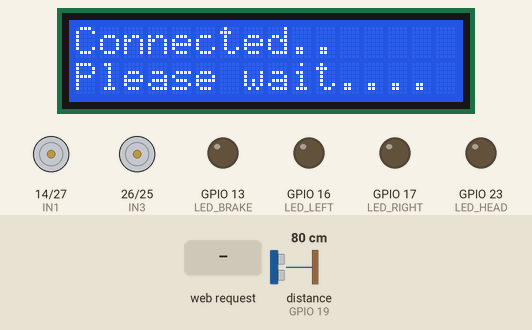
Recording of a sketch running on a simulated ESP32. Shown: 16×2 character LCD, motor-driver pin pairs drawn as motors (green arrow = first pin HIGH = forward, orange = second pin HIGH = backward, longer = more drive, scaled by the enable pin), output pins drawn as LEDs (lit = HIGH). Wiring (inferred from the names in the program): ultrasonic range finder: trigger GPIO 18; echo GPIO 19. Inputs (shaded band) come from the test bench; at power-on: distance to the obstacle (sensor on GPIO 19) 80 cm. The echo pulse lasts 58.3 µs per cm; pins used as bus, display or sensor lines are not drawn.

Above: at 2.7 s.
2.8 s: HTTP request GET /mode?dir=120&state=120&auto=120 received
At 3.8 s:
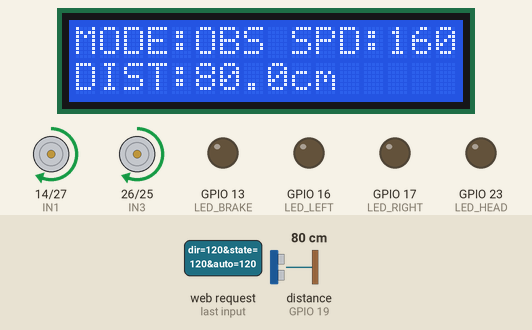
4.3 s: HTTP request GET /mode received
At 5.0 s:
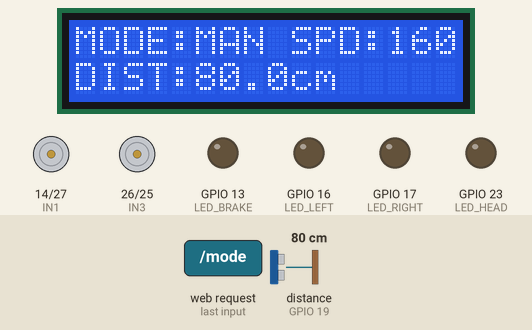
5.8 s: distance to the obstacle (sensor on GPIO 19) set to 2 cm
At 6.3 s:
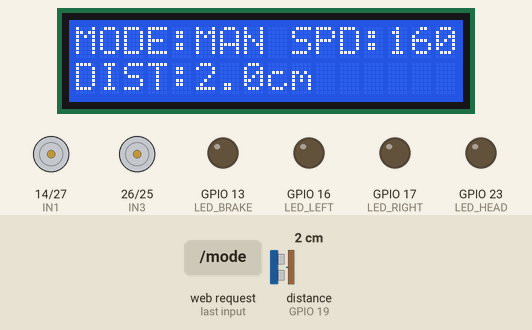
8.8 s: HTTP request GET /mode?dir=1&state=1&auto=1 received
At 8.85 s:
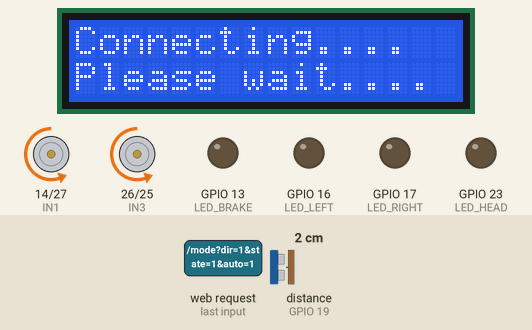
10.9 s: distance to the obstacle (sensor on GPIO 19) set to 18 cm
At 11.71 s:
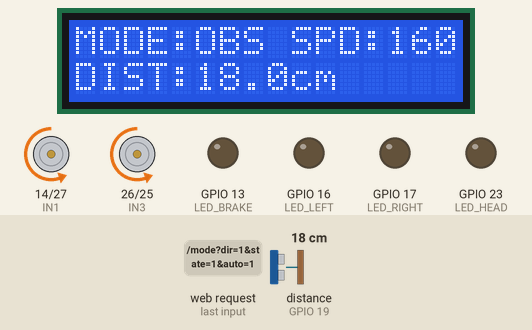
13.9 s: distance to the obstacle (sensor on GPIO 19) set to 23 cm
At 14.6 s:
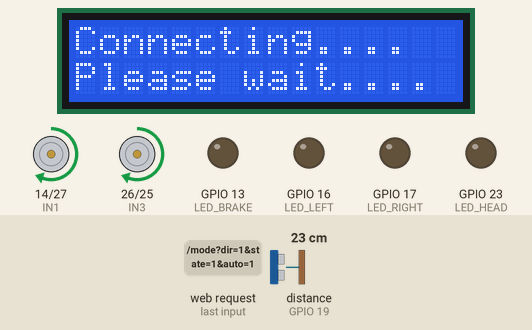
Timing chart, 0 to 16.5 s (numbered marks = the images above; inputs shaded):
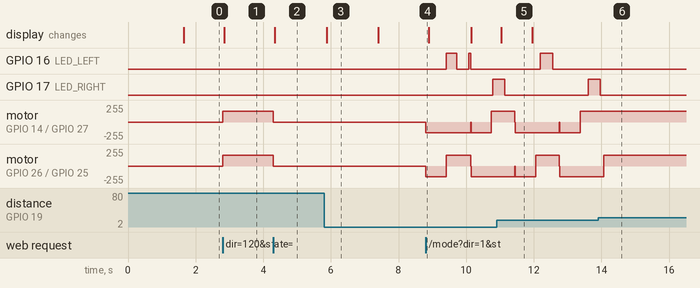

Measured:
- the behaviour switches between 20 and 21 cm on distance to the obstacle (sensor on GPIO 19) (found by bisection; images 5 and 6)
- after the input at 2.8 s, motor on GPIO 14 (IN1) / GPIO 27 (IN2), motor on GPIO 26 (IN3) / GPIO 25 (IN4): stopped → forward 159/255 at once; the display: changes at once (image 1)
- after the input at 4.3 s, motor on GPIO 14 (IN1) / GPIO 27 (IN2), motor on GPIO 26 (IN3) / GPIO 25 (IN4): forward 159/255 → stopped at once; the display: changes at once (image 2)
- after the input at 5.8 s, the display: changes after 0.08 s (image 3)
- after the input at 8.8 s, GPIO 16 (LED_LEFT): LOW → HIGH after 0.61 s, → LOW 0.31 s later, → HIGH 0.35 s later, → LOW 0.07 s later; GPIO 17 (LED_RIGHT): LOW → HIGH after 2.0 s
- after the input at 10.9 s, the display: changes after 0.13 s (image 5)
- after the input at 13.9 s, GPIO 16 (LED_LEFT): stays LOW (without the input it goes to HIGH after 1.1 s); GPIO 17 (LED_RIGHT): goes on until 14.0 s, then stays LOW; motor on GPIO 14 (IN1) / GPIO 27 (IN2): stays forward 159/255 (without the input it goes to stopped after 0.17 s)

The sketch:

ESP_REMOTE_CAR.ino
```cpp
#include <WiFi.h>
#include <WebServer.h>

// ===== LCD 16x2 I2C =====
#include <Wire.h>
#include <LiquidCrystal_I2C.h>

LiquidCrystal_I2C lcd(0x27, 16, 2);

// ================= WiFi =================
const char* apSsid = "ESP_CAR";
const char* apPassword = "326681285577";
WebServer server(80);

// ================= L298N =================
#define IN1 14
#define IN2 27
#define IN3 26
#define IN4 25
#define ENA_PIN 33
#define ENB_PIN 32

// ================= PWM =================
const int PWM_FREQ = 20000;
const int PWM_RES  = 8;
const int CH_A = 0;
const int CH_B = 1;

// ================= Speed (ONE SPEED FOR ALL MODES) =================
uint8_t carSpeed = 160;            // slider controls this
const uint8_t MIN_SPEED = 160;     // car starts moving from 160
const uint8_t MAX_SPEED = 255;

// ================= Ultrasonic =================
#define TRIG_PIN 18
#define ECHO_PIN 19

// ===== Ultrasonic NON-BLOCKING CACHE =====
float cachedDistance = -1;
unsigned long lastUltrasonicRead = 0;
const unsigned long ULTRA_INTERVAL = 70; // ms


// ================= LED PINS =================
#define LED_LEFT   16   // left indicator
#define LED_RIGHT  17   // right indicator
#define LED_HEAD   23   // headlight
#define LED_BRAKE  13   // brake light

// ================= Flags =================
bool forwardCmd = false;
bool backCmd = false;
bool leftCmd = false;
bool rightCmd = false;

bool obstacleMode = false;
bool followMode = false;

// ================= Auto Obstacle =================
enum AutoState { AUTO_IDLE,
                 AUTO_FORWARD,
                 AUTO_BACKWARD,
                 AUTO_TURN };
AutoState autoState = AUTO_IDLE;

unsigned long autoStateStart = 0;
bool turnLeftNext = true;

const unsigned long BACK_TIME = 600;
const unsigned long TURN_TIME = 700;
const float OBSTACLE_DIST_CM = 20.0;

// ================ LCD UPDATE TIMER =================
unsigned long lastLcdUpdate = 0;
const unsigned long LCD_INTERVAL = 300; // ms

// ================ Connection Status (Web Client) =================
unsigned long lastClientSeen = 0;
bool clientConnected = false;
bool prevClientConnected = false;

// since we use ping every 1 sec
const unsigned long DISCONNECT_TIMEOUT = 3000; // 3 seconds

unsigned long statusMsgStart = 0;
String statusMsg = "";
const unsigned long STATUS_MSG_TIME = 1200; // ms

// ================= Indicator Control =================
// Manual toggles
bool headlightOn = false;
bool manualLeftInd = false;
bool manualRightInd = false;
bool hazardOn = false;

// Blinking timer
unsigned long lastBlink = 0;
const unsigned long BLINK_INTERVAL = 350; // ms
bool blinkState = false;

// In auto mode, show turning indicator
enum IndMode { IND_OFF, IND_LEFT, IND_RIGHT, IND_HAZARD };
IndMode activeIndicator = IND_OFF;

//Brake light memory (ON only when STOP button pressed)
bool brakeByStopButton = false;

// ================= HTML =================
const char index_html[] PROGMEM = R"=====(<!DOCTYPE html>
<html>
<head>
<meta name="viewport" content="width=device-width, initial-scale=1">
<style>
body{background:#111;color:#fff;font-family:Arial;text-align:center}
.btn{padding:16px 22px;margin:6px;border:none;border-radius:10px;background:#333;color:#fff;font-size:15px}
.btn:active{background:#555}
.sliderBox{width:90%;max-width:420px;margin:auto;padding:10px;background:#222;border-radius:12px}
input[type=range]{width:100%}
.value{font-size:18px;margin-top:8px}
.small{font-size:12px;color:#aaa}
hr{border:0;height:1px;background:#333;margin:16px 0}
</style>
</head>
<body>

<h2>Welcome to ESP car Remote.</h2>

<button class="btn" onmousedown="cmd('f',1)" onmouseup="cmd('f',0)" ontouchstart="cmd('f',1)" ontouchend="cmd('f',0)">Forward</button><br>

<button class="btn" onmousedown="cmd('l',1)" onmouseup="cmd('l',0)" ontouchstart="cmd('l',1)" ontouchend="cmd('l',0)">Left</button>
<button class="btn" onclick="cmd('s',1)">Stop</button>
<button class="btn" onmousedown="cmd('r',1)" onmouseup="cmd('r',0)" ontouchstart="cmd('r',1)" ontouchend="cmd('r',0)">Right</button><br>

<button class="btn" onmousedown="cmd('b',1)" onmouseup="cmd('b',0)" ontouchstart="cmd('b',1)" ontouchend="cmd('b',0)">Backward</button>

<br><br>

<div class="sliderBox">
  <h3>Speed Control (All Modes)</h3>
  <input type="range" min="160" max="255" value="160" id="spd" oninput="setSpeed(this.value)">
  <div class="value">Speed: <span id="spdVal">160</span></div>
  <div class="small">Range: 160 - 255</div>
</div>

<hr>

<h3>Lights</h3>

<button class="btn" onclick="toggleHead(1)">Headlight ON</button>
<button class="btn" onclick="toggleHead(0)">Headlight OFF</button><br>

<button class="btn" onclick="toggleInd('L',1)">Left ON</button>
<button class="btn" onclick="toggleInd('L',0)">Left OFF</button><br>

<button class="btn" onclick="toggleInd('R',1)">Right ON</button>
<button class="btn" onclick="toggleInd('R',0)">Right OFF</button><br>

<button class="btn" onclick="haz(1)">HAZARD ON</button>
<button class="btn" onclick="haz(0)">HAZARD OFF</button>

<hr>

<h3>Obstacle Avoid Mode</h3>
<button class="btn" onclick="mode(1)">ON</button>
<button class="btn" onclick="mode(0)">OFF</button>

<hr>

<h3>Follow Mode</h3>
<button class="btn" onclick="follow(1)">ON</button>
<button class="btn" onclick="follow(0)">OFF</button>

<script>
function cmd(d,s){ fetch(`/cmd?dir=${d}&state=${s}`); }
function mode(v){ fetch(`/mode?auto=${v}`); }
function follow(v){ fetch(`/follow?f=${v}`); }

function setSpeed(v){
  document.getElementById("spdVal").innerText = v;
  fetch(`/speed?val=${v}`);
}

// Headlight
function toggleHead(v){ fetch(`/head?on=${v}`); }

// Indicator L/R
function toggleInd(side, v){ fetch(`/ind?side=${side}&on=${v}`); }

// Hazard
function haz(v){ fetch(`/haz?on=${v}`); }

// HEARTBEAT PING (every 1 sec)
setInterval(()=>{ fetch('/ping'); }, 1000);
</script>

</body>
</html>)=====";

// ================= Motor =================
void setMotorSpeed(uint8_t l, uint8_t r) {
  ledcWrite(CH_A, l);
  ledcWrite(CH_B, r);
}

void brakeLight(bool on) {
  digitalWrite(LED_BRAKE, on ? HIGH : LOW);
}

void driveStop() {
  digitalWrite(IN1, LOW);
  digitalWrite(IN2, LOW);
  digitalWrite(IN3, LOW);
  digitalWrite(IN4, LOW);
  setMotorSpeed(0, 0);

  // do NOT force brake light here
  // brake light only controlled by STOP button
}

void driveForward(uint8_t s) {
  digitalWrite(IN1, HIGH);
  digitalWrite(IN2, LOW);
  digitalWrite(IN3, HIGH);
  digitalWrite(IN4, LOW);
  setMotorSpeed(s, s);

  // moving -> brake off
  brakeByStopButton = false;
  brakeLight(false);
}

void driveBackward(uint8_t s) {
  digitalWrite(IN1, LOW);
  digitalWrite(IN2, HIGH);
  digitalWrite(IN3, LOW);
  digitalWrite(IN4, HIGH);
  setMotorSpeed(s, s);

  // moving -> brake off
  brakeByStopButton = false;
  brakeLight(false);
}

void driveLeft(uint8_t s) {
  digitalWrite(IN1, LOW);
  digitalWrite(IN2, HIGH);
  digitalWrite(IN3, HIGH);
  digitalWrite(IN4, LOW);
  setMotorSpeed(s, s);

  // moving -> brake off
  brakeByStopButton = false;
  brakeLight(false);
}

void driveRight(uint8_t s) {
  digitalWrite(IN1, HIGH);
  digitalWrite(IN2, LOW);
  digitalWrite(IN3, LOW);
  digitalWrite(IN4, HIGH);
  setMotorSpeed(s, s);

  // moving -> brake off
  brakeByStopButton = false;
  brakeLight(false);
}

// ================= Ultrasonic =================
float getDistanceCm() {
  digitalWrite(TRIG_PIN, LOW);
  delayMicroseconds(2);
  digitalWrite(TRIG_PIN, HIGH);
  delayMicroseconds(10);
  digitalWrite(TRIG_PIN, LOW);

  unsigned long d = pulseIn(ECHO_PIN, HIGH, 30000);
  if (d == 0) return -1;

  return d * 0.0343 / 2;
}

void updateUltrasonic() {
  unsigned long now = millis();
  if (now - lastUltrasonicRead < ULTRA_INTERVAL) return;

  lastUltrasonicRead = now;

  digitalWrite(TRIG_PIN, LOW);
  delayMicroseconds(2);
  digitalWrite(TRIG_PIN, HIGH);
  delayMicroseconds(10);
  digitalWrite(TRIG_PIN, LOW);

  unsigned long d = pulseIn(ECHO_PIN, HIGH, 25000); // shorter timeout
  if (d == 0) cachedDistance = -1;
  else cachedDistance = d * 0.0343 / 2;
}


// ================= Indicators Logic =================
void computeActiveIndicator() {
  // Headlight direct
  digitalWrite(LED_HEAD, headlightOn ? HIGH : LOW);

  // Hazard has highest priority
  if (hazardOn) {
    activeIndicator = IND_HAZARD;
    return;
  }

  // Obstacle mode auto direction indicator
  if (obstacleMode) {
    if (autoState == AUTO_TURN) {
      activeIndicator = (turnLeftNext ? IND_LEFT : IND_RIGHT);
    } else {
      activeIndicator = IND_OFF;
    }
    return;
  }

  // Follow mode no indicators
  if (followMode) {
    activeIndicator = IND_OFF;
    return;
  }

  // Manual mode buttons
  if (manualLeftInd && manualRightInd) activeIndicator = IND_HAZARD;
  else if (manualLeftInd) activeIndicator = IND_LEFT;
  else if (manualRightInd) activeIndicator = IND_RIGHT;
  else activeIndicator = IND_OFF;
}

void updateIndicatorBlink() {
  unsigned long now = millis();

  if (now - lastBlink >= BLINK_INTERVAL) {
    lastBlink = now;
    blinkState = !blinkState;
  }

  if (activeIndicator == IND_OFF) {
    digitalWrite(LED_LEFT, LOW);
    digitalWrite(LED_RIGHT, LOW);
  } else if (activeIndicator == IND_LEFT) {
    digitalWrite(LED_LEFT, blinkState ? HIGH : LOW);
    digitalWrite(LED_RIGHT, LOW);
  } else if (activeIndicator == IND_RIGHT) {
    digitalWrite(LED_LEFT, LOW);
    digitalWrite(LED_RIGHT, blinkState ? HIGH : LOW);
  } else if (activeIndicator == IND_HAZARD) {
    digitalWrite(LED_LEFT, blinkState ? HIGH : LOW);
    digitalWrite(LED_RIGHT, blinkState ? HIGH : LOW);
  }
}

// ================= Manual =================
void handleManual() {
  if (forwardCmd) driveForward(carSpeed);
  else if (backCmd) driveBackward(carSpeed);
  else if (leftCmd) driveLeft(carSpeed);
  else if (rightCmd) driveRight(carSpeed);
  else driveStop();

  // if STOP button was pressed earlier, keep brake ON while car is stopped
  if (!forwardCmd && !backCmd && !leftCmd && !rightCmd && brakeByStopButton) {
    brakeLight(true);
  }
}

// ================= Obstacle =================
void handleObstacle() {
  unsigned long now = millis();

  // brake should not turn ON in auto mode
  brakeByStopButton = false;
  brakeLight(false);

  switch (autoState) {
    case AUTO_IDLE:
      autoState = AUTO_FORWARD;
      break;

    case AUTO_FORWARD: {
      float d = cachedDistance;
      if (d > 0 && d < OBSTACLE_DIST_CM) {
        driveStop();
        autoState = AUTO_BACKWARD;
        autoStateStart = now;
      } else {
        driveForward(carSpeed);
      }
    } break;

    case AUTO_BACKWARD:
      if (now - autoStateStart >= BACK_TIME) {
        autoState = AUTO_TURN;
        autoStateStart = now;
      } else {
        driveBackward(carSpeed);
      }
      break;

    case AUTO_TURN:
      turnLeftNext ? driveLeft(carSpeed) : driveRight(carSpeed);
      if (now - autoStateStart >= TURN_TIME) {
        driveStop();
        turnLeftNext = !turnLeftNext;
        autoState = AUTO_FORWARD;
      }
      break;
  }
}

// ================= Follow =================
void handleFollow() {
  // brake should not turn ON in follow mode auto stop
  brakeByStopButton = false;
  brakeLight(false);

  float d = cachedDistance;
  if (d < 0) {
    driveStop();
    return;
  }

  if (d < 12) driveBackward(carSpeed);
  else if (d <= 20) driveStop();
  else if (d <= 45) driveForward(carSpeed);
  else driveStop();
}

// ================= Connection Status =================
void updateClientStatus() {
  unsigned long now = millis();
  clientConnected = (now - lastClientSeen) < DISCONNECT_TIMEOUT;

  if (clientConnected != prevClientConnected) {
    prevClientConnected = clientConnected;

    if (clientConnected) statusMsg = "Connected..";
    else statusMsg = "Disconnected..";

    statusMsgStart = now;
  }
}

// ================= LCD DISPLAY =================
void updateLCD() {
  float dist = getDistanceCm();
  unsigned long now = millis();

  updateClientStatus();

  bool showStatusMsg = (statusMsg != "" && (now - statusMsgStart) < STATUS_MSG_TIME);

  if (!clientConnected) {
    lcd.setCursor(0, 0);
    lcd.print("Connecting....   ");
    lcd.setCursor(0, 1);
    lcd.print("Please wait....  ");
    return;
  }

  if (showStatusMsg) {
    lcd.setCursor(0, 0);
    lcd.print(statusMsg);
    lcd.print("            ");
    lcd.setCursor(0, 1);
    lcd.print("Please wait....  ");
    return;
  }

  lcd.setCursor(0, 0);
  lcd.print("MODE:");

  if (followMode) lcd.print("FOL ");
  else if (obstacleMode) lcd.print("OBS ");
  else lcd.print("MAN ");

  lcd.print("SPD:");
  lcd.print(carSpeed);
  lcd.print("   ");

  lcd.setCursor(0, 1);
  lcd.print("DIST:");
  if (dist < 0) {
    lcd.print("NA       ");
  } else {
    lcd.print(dist, 1);
    lcd.print("cm      ");
  }
}

// ================= HTTP =================
void handleRoot() {
  lastClientSeen = millis();
  server.send_P(200, "text/html", index_html);
}

void handleCmd() {
  lastClientSeen = millis();

  if (obstacleMode || followMode) {
    server.send(200, "text/plain", "IGNORED");
    return;
  }

  String d = server.arg("dir");
  bool p = server.arg("state").toInt();

  if (d == "f") {
    forwardCmd = p;
    if (p) { brakeByStopButton = false; brakeLight(false); }
  }
  else if (d == "b") {
    backCmd = p;
    if (p) { brakeByStopButton = false; brakeLight(false); }
  }
  else if (d == "l") {
    leftCmd = p;
    if (p) { brakeByStopButton = false; brakeLight(false); }
  }
  else if (d == "r") {
    rightCmd = p;
    if (p) { brakeByStopButton = false; brakeLight(false); }
  }
  else if (d == "s") {
    // STOP button pressed -> brake light ON
    forwardCmd = backCmd = leftCmd = rightCmd = false;
    driveStop();
    brakeByStopButton = true;
    brakeLight(true);
  }

  server.send(200, "text/plain", "OK");
}

void handleMode() {
  lastClientSeen = millis();

  obstacleMode = server.arg("auto").toInt();
  followMode = false;

  // disable brake when changing modes
  brakeByStopButton = false;
  brakeLight(false);

  autoState = AUTO_FORWARD;
  forwardCmd = backCmd = leftCmd = rightCmd = false;
  driveStop();

  server.send(200, "text/plain", "OK");
}

void handleFollowHttp() {
  lastClientSeen = millis();

  followMode = server.arg("f").toInt();
  obstacleMode = false;

  // disable brake when changing modes
  brakeByStopButton = false;
  brakeLight(false);

  forwardCmd = backCmd = leftCmd = rightCmd = false;
  driveStop();

  server.send(200, "text/plain", "OK");
}

void handleSpeed() {
  lastClientSeen = millis();

  int v = server.arg("val").toInt();
  if (v < MIN_SPEED) v = MIN_SPEED;
  if (v > MAX_SPEED) v = MAX_SPEED;

  carSpeed = (uint8_t)v;

  // FORCE immediate LCD refresh
  lastLcdUpdate = 0;
  updateLCD();

  server.send(200, "text/plain", "OK");
}


// Ping
void handlePing() {
  lastClientSeen = millis();
  server.send(200, "text/plain", "PONG");
}

// Headlight
void handleHead() {
  lastClientSeen = millis();
  headlightOn = server.arg("on").toInt();
  server.send(200, "text/plain", "OK");
}

// Indicators (manual only)
void handleInd() {
  lastClientSeen = millis();

  if (obstacleMode || followMode) {
    server.send(200, "text/plain", "IGNORED");
    return;
  }

  String side = server.arg("side");
  bool on = server.arg("on").toInt();

  if (side == "L") {
    manualLeftInd = on;
    if (on) manualRightInd = false;   // FIX: turn OFF right
  }

  if (side == "R") {
    manualRightInd = on;
    if (on) manualLeftInd = false;    // FIX: turn OFF left
  }

  server.send(200, "text/plain", "OK");
}


//Hazard (works in any mode)
void handleHaz() {
  lastClientSeen = millis();
  bool on = server.arg("on").toInt();

  hazardOn = on;

  //FIX: when hazard turns OFF, clear indicators
  if (!on) {
    manualLeftInd = false;
    manualRightInd = false;
  }

  server.send(200, "text/plain", "OK");
}


// ================= SETUP =================
void setup() {
  Serial.begin(115200);

  // LED Pins
  pinMode(LED_LEFT, OUTPUT);
  pinMode(LED_RIGHT, OUTPUT);
  pinMode(LED_HEAD, OUTPUT);
  pinMode(LED_BRAKE, OUTPUT);

  digitalWrite(LED_LEFT, LOW);
  digitalWrite(LED_RIGHT, LOW);
  digitalWrite(LED_HEAD, LOW);
  digitalWrite(LED_BRAKE, LOW);

  // I2C init for LCD
  Wire.begin(21, 22);

  lcd.init();
  lcd.backlight();
  lcd.clear();

  // Starting message
  lcd.setCursor(0, 0);
  lcd.print("ESP32 ROBOT CAR");
  lcd.setCursor(0, 1);
  lcd.print("Starting...");
  delay(1500);
  lcd.clear();

  // Connection init
  lastClientSeen = 0;
  clientConnected = false;
  prevClientConnected = false;
  statusMsg = "";

  // Motor pins
  pinMode(IN1, OUTPUT);
  pinMode(IN2, OUTPUT);
  pinMode(IN3, OUTPUT);
  pinMode(IN4, OUTPUT);

  // PWM
  ledcSetup(CH_A, PWM_FREQ, PWM_RES);
  ledcAttachPin(ENA_PIN, CH_A);
  ledcSetup(CH_B, PWM_FREQ, PWM_RES);
  ledcAttachPin(ENB_PIN, CH_B);

  // Ultrasonic
  pinMode(TRIG_PIN, OUTPUT);
  pinMode(ECHO_PIN, INPUT);

  // WiFi AP
  WiFi.mode(WIFI_AP);
  WiFi.softAP(apSsid, apPassword);

  // Web routes
  server.on("/", handleRoot);
  server.on("/cmd", handleCmd);
  server.on("/mode", handleMode);
  server.on("/follow", handleFollowHttp);
  server.on("/speed", handleSpeed);
  server.on("/ping", handlePing);

  // LED routes
  server.on("/head", handleHead);
  server.on("/ind", handleInd);
  server.on("/haz", handleHaz);

  server.begin();
}

// ================= LOOP =================
void loop() {
  updateUltrasonic();

  server.handleClient();

  // Movement logic
  if (followMode) handleFollow();
  else if (obstacleMode) handleObstacle();
  else handleManual();

  // LED logic
  computeActiveIndicator();
  updateIndicatorBlink();

  // LCD update
  if (millis() - lastLcdUpdate > LCD_INTERVAL) {
    lastLcdUpdate = millis();
    updateLCD();
  }

  delay(5);
}
```
